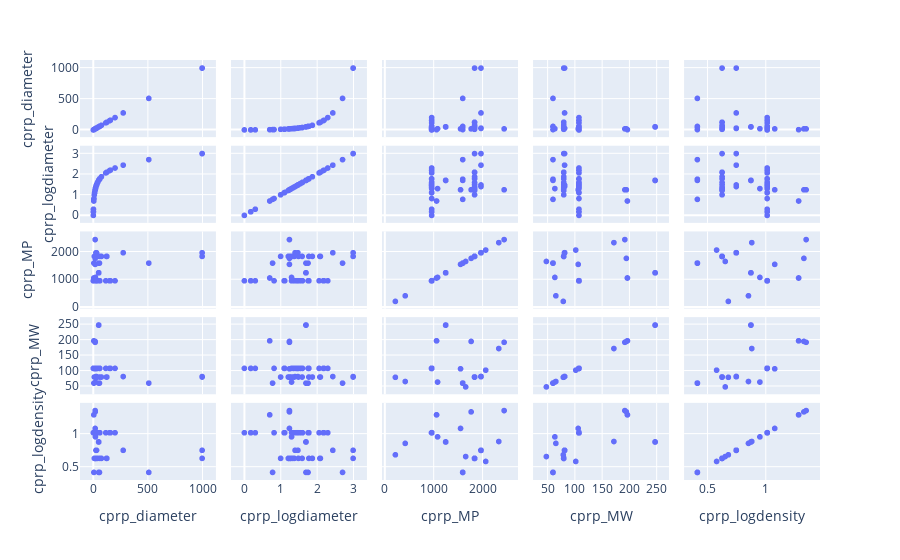

Here is the notebook cell this chart was saved with:
### Code cell
# Scatter matrix
import plotly.express as px
fig = px.scatter_matrix(X_enm, 
                        dimensions=["cprp_diameter", "cprp_logdiameter", 
                                    "cprp_MP", "cprp_MW", "cprp_logdensity"])
fig.show()
